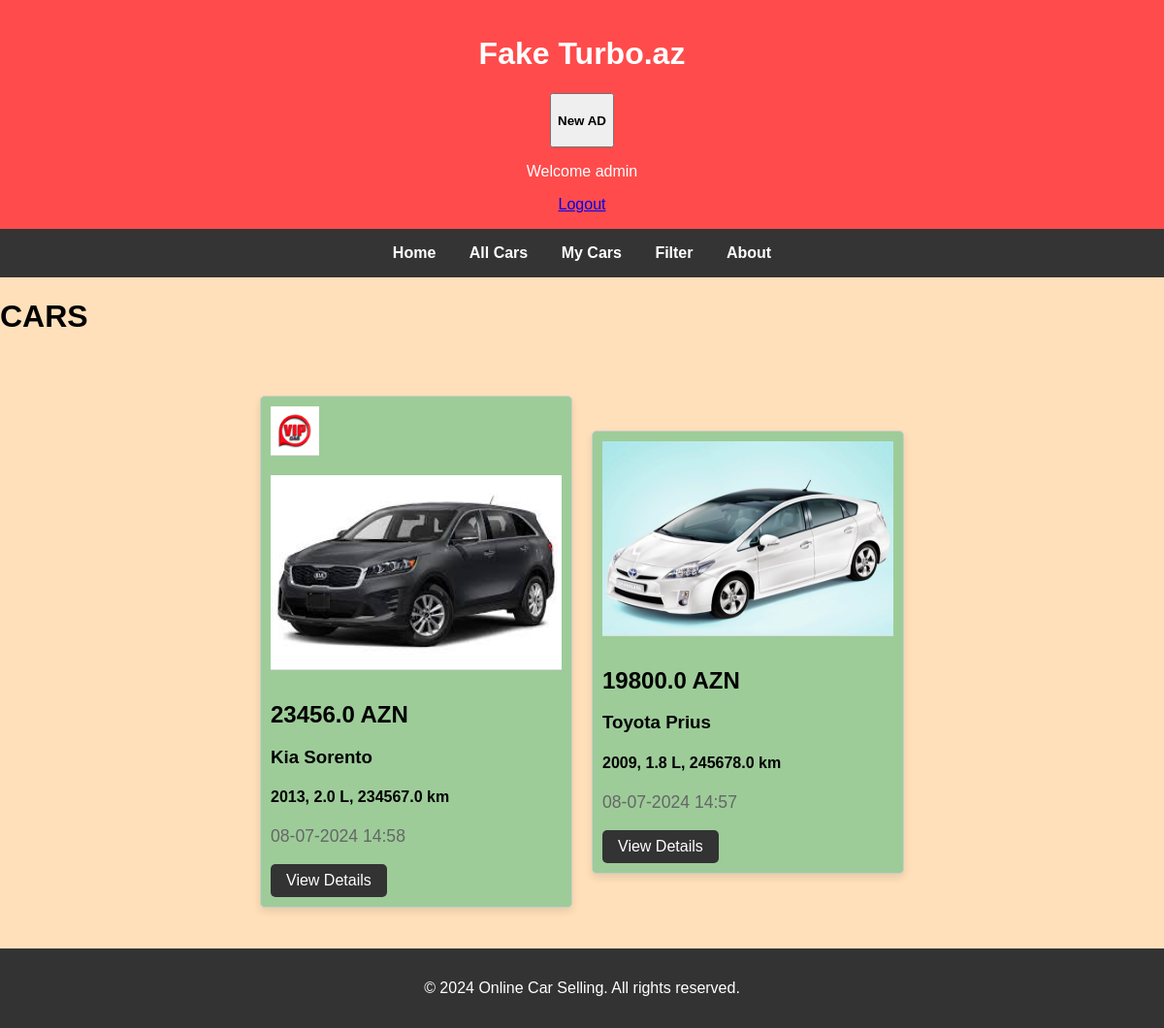
Page /mycars/ (signed in) on the committed database.
### advertisement/models.py (models this page shows, shortened)
class CarAdvertisement(models.Model):
    PENDING = 'PENDING'
    APPROVE = 'APPROVE'
    REJECTED = 'REJECTED'
    CAR_STATUS = {
        APPROVE: 'approve',
        PENDING: 'pending',
        REJECTED: 'rejected'
    }
    user = models.ForeignKey(User, on_delete=models.CASCADE, null= True, blank= True)
    name = models.ForeignKey(CarName, on_delete=models.CASCADE)
    model = models.ForeignKey(CarModel, on_delete=models.CASCADE)
    price = models.FloatField(null=True)
    color = models.CharField(max_length=16)
    year = models.IntegerField(null=True, blank=True)
    city = models.ForeignKey(City, on_delete=models.CASCADE)
    category = models.ForeignKey(Category, on_delete=models.CASCADE)
    fuel_type = models.ForeignKey(FuelType, on_delete=models.CASCADE)
    engine = models.FloatField(null=True)
    mileage = models.FloatField(null=True)
    description = models.TextField(max_length=3000)
    equipment = models.ManyToManyField('Equipment')
    created_at = models.DateTimeField(auto_now_add=True, blank=True)
    updated_at = models.DateTimeField(auto_now_add=True, blank=True)
    your_name = models.CharField(max_length=32)
    phone_number = models.IntegerField(null=True)
    your_email = models.EmailField(max_length=32)
    car_status = models.CharField(
        max_length=32,
        default=PENDING,
        choices=CAR_STATUS,
        null=True,
        blank=True
        )
    vip_car = models.BooleanField(default=False)

class CarImage(models.Model):
    car = models.ForeignKey(CarAdvertisement, on_delete=models.CASCADE, related_name='images')
    image = models.ImageField(upload_to='media/%Y/%m/%d', blank=True)

class CarName(models.Model):
    name = models.CharField(max_length=32, null=True, blank=True)
    def __str__(self) -> str:
        return f'{self.name}'

class CarModel(models.Model):
    name = models.CharField(max_length=32, null=True, blank= True)
    brand = models.ForeignKey(CarName, on_delete=models.CASCADE)
    def __str__(self) -> str:
        return f'{self.name}'

### advertisement/views.py (the view)
@login_required
def my_cars(request):
    cars = CarAdvertisement.objects.filter(user=request.user).order_by('-created_at')
    cars_with_images = []
    for car in cars:
        if car.car_status == car.APPROVE:
            first_image = car.images.first()
            cars_with_images.append({
                'car': car,
                'first_image': first_image
            })
    context = {
        'cars_with_images': cars_with_images
    }
    return render(request, 'advertisement/my_advertisement.html', context)

### advertisement/templates/advertisement/my_advertisement.html
{% extends "base.html" %}
{% load static %}
{% block content %}
    <h1>CARS</h1>
    <div class="container">
        <div class="car-listings" style="display: flex; flex-wrap: wrap; justify-content: center; align-items: center;">
            {% for item in cars_with_images %}
                <div class="car-listing" style="margin: 10px; padding: 10px; border: 1px solid #ccc; width: 300px;">
                    {%if item.car.vip_car %}
                        <img src="{% static 'logo2/viplogo.png' %}" alt="VIP" style="width:50px;height:50px;">
                    {% endif %}
                    {% if item.first_image %}
                        <img src="{{ item.first_image.image.url }}" alt="{{ item.car.name }}" width="100%" height=200>
                    {% else %}
                        <p>No image available</p>
                    {% endif %}
                    <h2>{{ item.car.price }} AZN</h2>
                    <h3>{{ item.car.name }} {{ item.car.model }}</h3>
                    <h4>{{ item.car.year }}, {{ item.car.engine }} L, {{ item.car.mileage }} km</h4>
                    <p>{{ item.car.created_at|date:"d-m-Y H:i" }}</p>
                    <a href="{% url 'details' item.car.id %}"><button>View Details</button></a>
                </div>
            {% endfor %}
        </div>
    </div>
{% endblock %}

### templates/base.html (shortened to what this page needs)
{% load static %}
<!DOCTYPE html>
<html lang="en">
<head>
    <link rel="stylesheet" href="{% static 'css/styles.css' %}">
</head>
<body>
<header>
    <h1>Fake Turbo.az</h1>
    <a href="{% url 'new_ad' %}">
        <button>
            <h4> New AD</h4>
        </button>
    </a>
    {% if request.user.is_authenticated %}
        <p>Welcome {{ request.user.username }}</p>
        <a href="{% url 'logout' %}">Logout</a>
    {% endif %}
</header>
<nav>
    <a href="{% url 'home' %}">Home</a>
    <a href="{% url 'cars' %}">All Cars</a>
    <a href="{% url 'mycars' %}">My Cars</a>
    <a href="{% url 'filter' %}">Filter</a>
    <a href="{% url 'about' %}">About</a>
</nav>
  {% block content %} {% endblock %}
    <footer>
        <p>&copy; 2024 Online Car Selling. All rights reserved.</p>
    </footer>
</body>
</html>

### static/css/styles.css (style rules this page uses)
body { font-family: Arial, sans-serif; margin: 0; padding: 0; background-color: #ffe0ba; }
header { background-color: #ff4b4b; color: white; text-align: center; padding: 1em 0; }
nav { background-color: #343434; text-align: center; padding: 1em 0; }
nav a { color: white; margin: 0 15px; text-decoration: none; font-weight: bold; }
.container { display: flex; flex-direction: row; justify-content: space-around; padding: 2em; }
.car-listing { background-color: rgb(157, 204, 153); border: 1px solid #ddd; border-radius: 5px; margin: 1em; padding: 1em; width: 300px; box-shadow: 0 4px 8px rgba(0, 0, 0, 0.1); transition: transform 0.3s; }
.car-listing img { max-width: 100%; border-bottom: 1px solid #ddd; margin-bottom: 1em; }
.car-listing h2 { font-size: 1.5em; margin: 0.5em 0; }
.car-listing p { color: #666; font-size: 1.1em; }
.car-listing button { background-color: #333; color: white; border: none; padding: 0.5em 1em; cursor: pointer; border-radius: 5px; font-size: 1em; }
footer { background-color: #333; color: white; text-align: center; padding: 1em 0; width: 100%; position: absolute; }

### rows in the picture
CarAdvertisement: vip_car True (drawn), first_image.image (picture), car.price "23456.0", car.name "Kia", car.model "Sorento", car.year "2013", car.engine "2.0", car.mileage "234567.0", car.created_at "08-07-2024 14:58"
CarAdvertisement: first_image.image (picture), car.price "19800.0", car.name "Toyota", car.model "Prius", car.year "2009", car.engine "1.8", car.mileage "245678.0", car.created_at "08-07-2024 14:57"

### other values in the picture
{{ request.user.username }} "admin"
